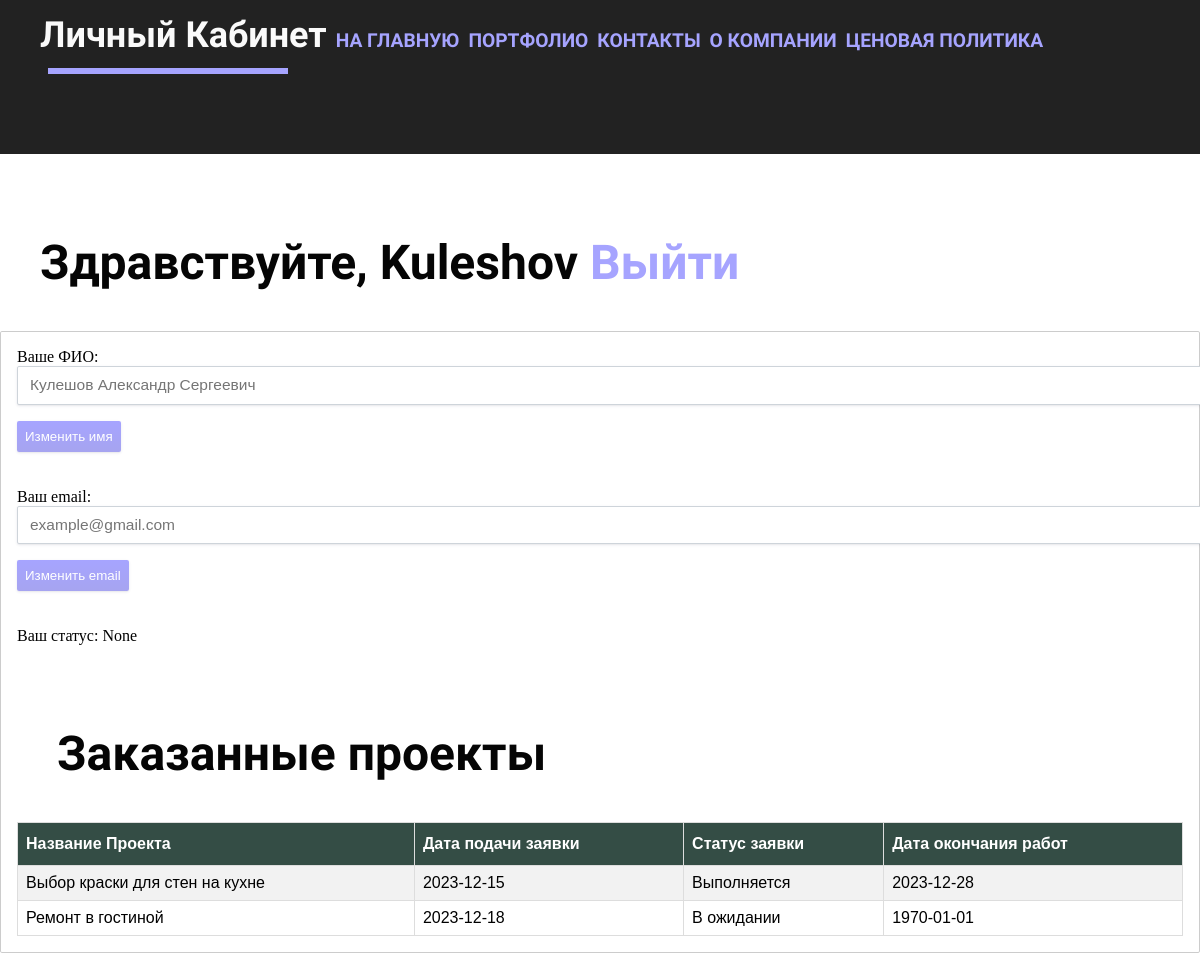
/lk (signed in), run on an earlier commit of the app's database.
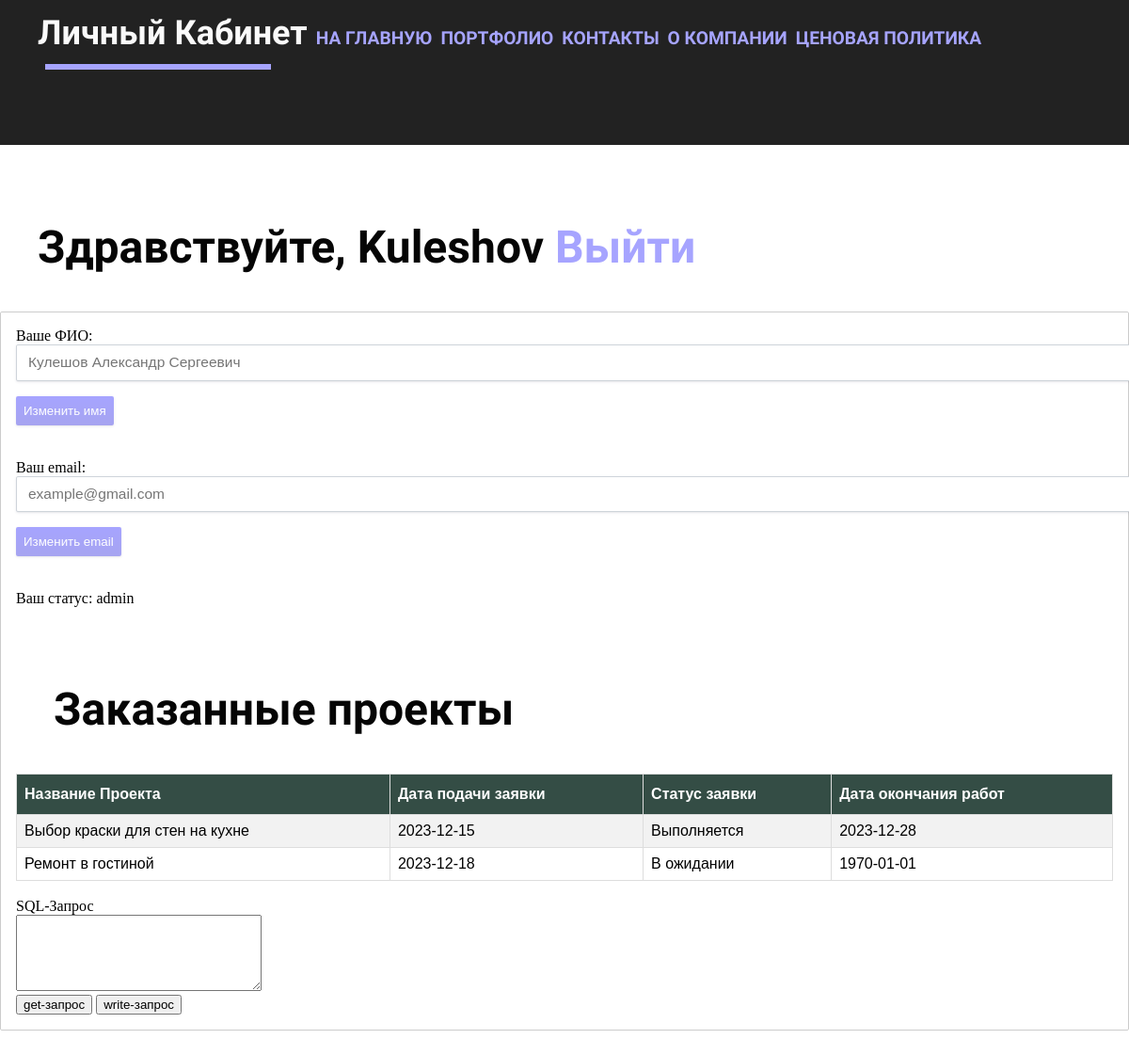
And on a later commit of the database.
### tables this page shows
CREATE TABLE users (
	id INTEGER PRIMARY KEY AUTOINCREMENT,
	name VARCHAR(50),
	email VARCHAR(50),
	login VARCHAR(50) not null,
	password VARCHAR(50) not null,
	status VARCHAR(50)
);

CREATE TABLE projects(
	id INTEGER PRIMARY KEY AUTOINCREMENT,
	user_id INTEGER NOT NULL,
	name varchar(50) NOT NULL, -- Имя
	SignUpDate date NOT NULL, -- Дата подачи заявки
	status varchar(50) NOT NULL, -- pending(в ожидании рассмотрения компанией\\ оплаты\\ прочих бюрократических условностей),  in_action(в процессе строительства\\проектирования), finished(закончено)
	FinishDate date NOT NULL -- Дата конца делания проекта (в случае ожидания - 1 Января 1970, в случае "в процессе", то предположительная дата, в случае законченного проекта - дата фактического завершения проекта)
);

### main.py (the view, shortened to what this page needs)
@app.route('/lk', methods=['GET', 'POST'])
def lk(method='any', get_matr = -1):
    if request.method == 'GET' or method == 'get':
        user_logged = False
        loginname = "Unknown"
        res = [(-1,-1,-1,-1,-1,-1,-1)]
        res_projects = []
        user_id = 0
        if 'username' in session:
            loginname = session['username']
            user_logged = True
            res = run_script_get(f"SELECT * FROM users WHERE login='{loginname}'")
            user_id = run_script_get(f"SELECT id FROM users WHERE login='{loginname}'")[0][0]
            res_projects = run_script_get(f"SELECT * FROM projects WHERE user_id='{user_id}'")
        if len(res) == 0:
            session.pop('username')
            return lk('get')
        print(user_id, res_projects)
        lenX = -1
        lenY = -1
        try:
            if (get_matr != -1):
                lenX = len(get_matr)
                lenY = len(get_matr[0])
        except:
            lenX = -1
            lenY = -1
        print(res)
        print(get_matr)
        print(lenX, lenY)
        return render_template('lk.html', user_logged=user_logged, login=loginname, email=res[0][2],
                               name= res[0][1], status = res[0][5], proj_table = res_projects, pt_len = len(res_projects),
                               get_matr = get_matr, lenX = lenX, lenY = lenY)

### main.py (called while the page is built)
def get_db():
    db = getattr(g, '_database', None)
    if db is None:
        db = g._database = sqlite3.connect(DATABASE)
    return db

def run_script_get(strin):
    with app.app_context():
        return get_db().execute(strin).fetchall()

@app.teardown_appcontext
def close_connection(exception):
    db = getattr(g, '_database', None)
    if db is not None:
        db.close()

### templates/lk.html (shortened to what this page needs)
<!DOCTYPE html>
<html lang="en">
<head>
    <link rel="stylesheet" href="static/css/style2.css">
</head>
<body>
    <header>
        <h1 class='pages'>Личный Кабинет
			<a href="/">НА ГЛАВНУЮ</a>
            <a href="portfolio">ПОРТФОЛИО</a>
			<a href="contacts">КОНТАКТЫ</a>
            <a href="about" class="margin">О КОМПАНИИ</a>
			<a href="price" class="margin">ЦЕНОВАЯ ПОЛИТИКА</a>
		</h1>
        <hr>
    </header>
	{% if user_logged %}
		<h2>Здравствуйте, {{login}} <a href={{url_for('logout')}}> Выйти </a></h2>
		<div class="box-outer">
			<form name="signup_form" method="post" action="" autocomplete="off">
				<label>Ваше ФИО:</label>
				<input type="text" name=name_change class="input-control" placeholder="Кулешов Александр Сергеевич" required {% if name != None %} value="{{name}}" {% endif %}>
				<input type="submit" class="button" value="Изменить имя">
				<br>
				<br>
				<br>
			</form>
			<form name="signup_form" method="post" action="" autocomplete="off">
				<label>Ваш email:</label>
				<input type="text" name=email_change class="input-control" placeholder="example@gmail.com" required {% if email != None %} value="{{email}}" {% endif %}>
				<input type="submit" class="button" value="Изменить email">
				<br>
				<br>
				<br>
			</form>
			<label>Ваш статус: {{status}}</label>
			{% if pt_len == 0 %}
				<h2>У вас ещё нет заявок на проекты </a></h2>
			{% else %}
				<h2>Заказанные проекты </a></h2>
				<table id="customers">
					<tr>
						<th>Название Проекта</th>
						<th>Дата подачи заявки</th>
						<th>Статус заявки</th>
						<th>Дата окончания работ</th>
					</tr>
					{%for i in range(0, pt_len)%}
					<tr>
						<td>{{proj_table[i][2]}}</td>
						<td>{{proj_table[i][3]}}</td>
						<td>{{proj_table[i][4]}}</td>
						<td>{{proj_table[i][5]}}</td>
					</tr>
					{%endfor%}
				</table>
			{% endif %}
			{% if status == 'admin' %}
				<form action="" method="post">
				  <br>
				  <label>SQL-Запрос</label>
				  <br>
				  <textarea id="sql" name="sql" rows="5" cols="30"></textarea>
				  <br>
				  <button type="submit" name="get">get-запрос</button>
				  <button type="submit" name="write">write-запрос</button>
				</form>
			{% endif %}
	{% endif %}
</body>
</html>

### static/css/style2.css (style rules this page uses)
body, html { height: 100%; margin: 0; }
h1 { padding-top: 40px; font-family: 'Poiret One', sans-serif; margin-left: 40px; font-size: 3vw; color: #fafafa; }
h2 { padding-top: 40px; font-family: 'Poiret One', sans-serif; margin-left: 40px; font-size: 4vw; color: #050505; }
hr { background-color: #a6a4ff; float: left; margin-top: -1vw; margin-left: 4vw; height: 0.5vw; width: 20vw; border: none; }
header { margin-top: -50px; background-color: #222222; height: 15vw; }
a { color: #a6a4ff; text-decoration: none; -o-transition: all .2s ease; -webkit-transition: all .2s ease; -moz-transition: all .2s ease; transition: all .2s ease; }
.pages > a { font-size: 1.6vw; }
.box-outer { border: 1px solid #ccc; background-color: #FFFFFF; margin-bottom: 1rem; padding: 1rem; border-radius: .12rem; }
.input-control { transition: border .1s linear 0s, box-shadow .1s, width .25s, color .2s; border: 1px solid #ced4da; box-shadow: 0 1px 3px rgb(50 50 93 / 10%), 0 1px 0 rgb(0 0 0 / 2%); display: block; width: 100%; padding: .375rem .75rem; font-size: .969rem; font-weight: 400; line-height: 1.6; color: #212529; background-color: #FFF; background-clip: padding-box; appearance: none; border-radius: .12rem; margin-bottom: 1rem; }
.button { color: #FFFFFF; box-shadow: 0 1px 3px rgb(50 50 93 / 10%), 0 1px 0 rgb(0 0 0 / 2%); background: linear-gradient(#a6a4ff, #a6a4F0); border: 0; padding: .5rem; border-radius: .12rem; }

### templates/lk.html (style rules this page uses)
#customers { font-family: Arial, Helvetica, sans-serif; border-collapse: collapse; width: 100%; }
#customers td, #customers th { border: 1px solid #ddd; padding: 8px; }
#customers tr:nth-child(even) { background-color: #f2f2f2; }
#customers th { padding-top: 12px; padding-bottom: 12px; text-align: left; background-color: #344D45; color: white; }

What changed in the data, as far as the page shows it:
changed users "Kuleshov": status (not shown) → "admin"
Also different on the page:
{{ status }}: "None" → (not shown)
text now shown: "SQL-Запрос get-запрос write-запрос"
